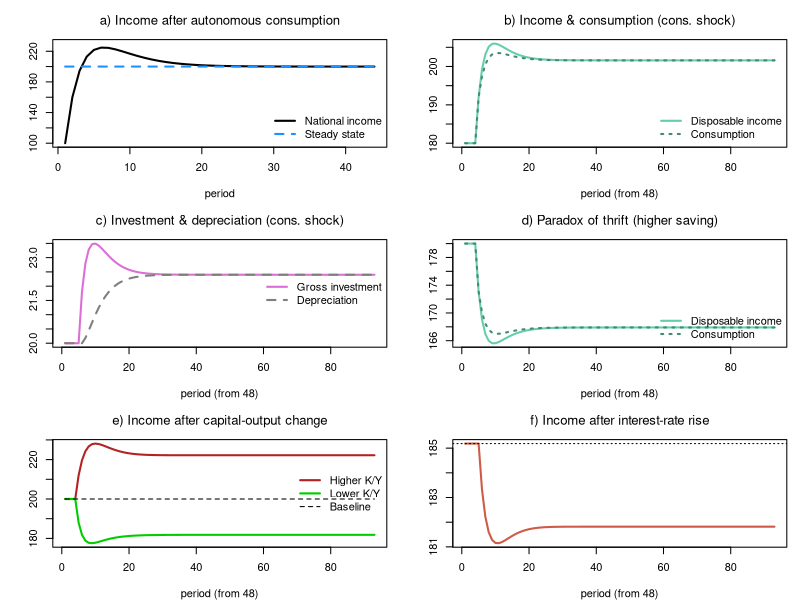

This chart was generated by the following R code:
# *************************************************************************
#  Model BMW (aggregate)
#  Source: Godley & Lavoie, Monetary Economics, chapter 7
#  Author: Marco Veronese Passarella
#  Last change: 04/07/2026
# *************************************************************************

# Clear environment
rm(list = ls(all = TRUE))

# Set model parameters ####
nPeriods    <- 150         # Periods
nScenarios  <- 6           # 1 baseline + 5 experiments
alpha2      <- 0.1         # Propensity to consume out of wealth
delta       <- 0.1         # Depreciation rate
gamma       <- 0.15        # Speed of adjustment of capital to its target
alpha1r     <- 0.5         # Propensity to consume out of interest (scenario 5)
alpha1w     <- 0.75        # Propensity to consume out of wages   (scenario 5)
pr          <- 1           # Labour productivity

# Exogenous variables as matrices (so they can take scenario-specific shocks) ####
alpha0 <- matrix(0,    nScenarios, nPeriods)   # Autonomous consumption
alpha1 <- matrix(0.75, nScenarios, nPeriods)   # Propensity to consume out of income
kappa  <- matrix(1,    nScenarios, nPeriods)   # Target capital-output ratio
rl_bar <- matrix(0.04, nScenarios, nPeriods)   # Policy loan rate

# Create the variables as matrices [scenario, period] ####
Y   <- matrix(0, nScenarios, nPeriods)  # Output / income
C   <- matrix(0, nScenarios, nPeriods)  # Consumption
I   <- matrix(0, nScenarios, nPeriods)  # Investment
K   <- matrix(0, nScenarios, nPeriods)  # Capital stock
KT  <- matrix(0, nScenarios, nPeriods)  # Target capital stock
DA  <- matrix(0, nScenarios, nPeriods)  # Depreciation allowances
L   <- matrix(0, nScenarios, nPeriods)  # Bank loans
M_h <- matrix(0, nScenarios, nPeriods)  # Deposits held by households (= wealth)
M_s <- matrix(0, nScenarios, nPeriods)  # Deposits supplied by banks
YD  <- matrix(0, nScenarios, nPeriods)  # Disposable income
WB  <- matrix(0, nScenarios, nPeriods)  # Wage bill
N   <- matrix(0, nScenarios, nPeriods)  # Employment
w   <- matrix(0.86, nScenarios, nPeriods)  # Wage rate
rl  <- matrix(0.04, nScenarios, nPeriods)  # Loan rate
rm  <- matrix(0.04, nScenarios, nPeriods)  # Deposit rate
Ystar <- matrix(0, nScenarios, nPeriods)   # Analytic steady-state income

# Loop over scenarios ####
for (j in 1:nScenarios) {
  
  # Time loop
  for (i in 2:nPeriods) {
    
    # Shocks ####
    alpha0[j, i] <- 25                                   # autonomous consumption switched on
    if (i >= 52 && j == 2) kappa[j, i]  <- 1.1           # higher target capital-output
    if (i >= 52 && j == 3) kappa[j, i]  <- 0.9           # lower target capital-output
    if (i >= 52 && j == 4) alpha0[j, i] <- 28            # higher autonomous consumption
    if (i >= 52 && j == 5) rl_bar[j, i] <- 0.05          # higher interest rate (uses c(r))
    if (i >= 52 && j == 6) alpha1[j, i] <- 0.74          # higher propensity to save
    
    # Solve the SIMULTANEOUS equations by iteration
    for (iter in 1:100) {
      
      # A) FIRMS ####
      Y[j, i]  = C[j, i] + I[j, i]                                  # GDP (7.5)
      WB[j, i] = Y[j, i] - rl[j, i - 1] * L[j, i - 1] - DA[j, i]    # Wage bill = residual (7.6, 7.7)
      L[j, i]  = L[j, i - 1] + I[j, i] - DA[j, i]                   # Loans finance net investment (7.8)
      N[j, i]  = Y[j, i] / pr                                       # Employment (7.14)
      w[j, i]  = WB[j, i] / N[j, i]                                 # Wage rate (7.15)
      
      # B) HOUSEHOLDS ####
      YD[j, i]  = WB[j, i] + rm[j, i - 1] * M_h[j, i - 1]           # Disposable income (7.9)
      M_h[j, i] = M_h[j, i - 1] + YD[j, i] - C[j, i]                # Deposit accumulation (7.10)
      if (j == 5)                                                   # Consumption (7.16 / 7.16A)
        C[j, i] = alpha0[j, i] + alpha1w * WB[j, i] +
        alpha1r * rm[j, i - 1] * M_h[j, i - 1] + alpha2 * M_h[j, i - 1]
      else
        C[j, i] = alpha0[j, i] + alpha1[j, i] * YD[j, i] + alpha2 * M_h[j, i - 1]
      
      # C) INVESTMENT ####
      K[j, i]  = K[j, i - 1] + I[j, i] - DA[j, i]                   # Capital accumulation (7.17)
      DA[j, i] = delta * K[j, i - 1]                                # Depreciation (7.18)
      KT[j, i] = kappa[j, i] * Y[j, i - 1]                          # Target capital (7.19)
      I[j, i]  = gamma * (KT[j, i] - K[j, i - 1]) + DA[j, i]        # Investment (7.20)
      
      # D) BANKS ####
      M_s[j, i] = M_s[j, i - 1] + (L[j, i] - L[j, i - 1])           # Deposits from loans (7.11)
      rm[j, i]  = rl[j, i]                                          # Deposit rate (7.12)
      rl[j, i]  = rl_bar[j, i]                                      # Loan rate (7.21)
      
      # Analytic steady-state income (for reference)
      Ystar[j, i] = alpha0[j, i] /
        ((1 - alpha1[j, i]) * (1 - delta * kappa[j, i]) - alpha2 * kappa[j, i])
    }
  }
}

# Display the results ####
sfcGap <- max(abs(M_h[1, 2:nPeriods] - M_s[1, 2:nPeriods]))
cat(" ******************************")
cat("\n Max |M_h - M_s| =", sfcGap)
cat("\n ******************************")
cat("\n Baseline steady-state values: \n Y =", round(Y[1, nPeriods], 2),
    "\n K =", round(K[1, nPeriods], 2),
    "\n I =", round(I[1, nPeriods], 2),
    "\n M_h =", round(M_h[1, nPeriods], 2))
cat("\n ******************************")

# Plot the results ####
op = par(mfrow = c(3, 2), mar = c(4, 4, 3, 1))

# 1) Baseline income vs analytic steady state
plot(Y[1, 2:45], type = "l", col = "black", lwd = 2, font.main = 1,
     main = "a) Income after autonomous consumption", xlab = "period", ylab = "",
     ylim = range(100, 230))
lines(Ystar[1, 2:45], col = "dodgerblue", lwd = 2, lty = 2)
legend("bottomright", c("National income", "Steady state"),
       col = c("black", "dodgerblue"), lwd = 2, lty = c(1, 2), bty = "n")

# 2) Disposable income & consumption after autonomous-consumption shock (scenario 4)
plot(YD[4, 48:140], type = "l", col = "aquamarine3", lwd = 2, font.main = 1,
     main = "b) Income & consumption (cons. shock)", xlab = "period (from 48)", ylab = "")
lines(C[4, 48:140], col = "aquamarine4", lwd = 2, lty = 3)
legend("bottomright", c("Disposable income", "Consumption"),
       col = c("aquamarine3", "aquamarine4"), lwd = 2, lty = c(1, 3), bty = "n")

# 3) Investment & depreciation after the same shock (scenario 4)
plot(I[4, 48:140], type = "l", col = "orchid", lwd = 2, font.main = 1,
     main = "c) Investment & depreciation (cons. shock)", xlab = "period (from 48)", ylab = "")
lines(DA[4, 48:140], col = "gray50", lwd = 2, lty = 2)
legend("right", c("Gross investment", "Depreciation"),
       col = c("orchid", "gray50"), lwd = 2, lty = c(1, 2), bty = "n")

# 4) Paradox of thrift: higher propensity to save (scenario 6)
plot(YD[6, 48:140], type = "l", col = "aquamarine3", lwd = 2, font.main = 1,
     main = "d) Paradox of thrift (higher saving)", xlab = "period (from 48)", ylab = "")
lines(C[6, 48:140], col = "aquamarine4", lwd = 2, lty = 3)
legend("bottomright", c("Disposable income", "Consumption"),
       col = c("aquamarine3", "aquamarine4"), lwd = 2, lty = c(1, 3), bty = "n")

# 5) Income after change in target capital-output (scenario 2 vs 3)
yr = range(Y[3, 48:140], Y[2, 48:140])
plot(Y[2, 48:140], type = "l", col = "firebrick", lwd = 2, font.main = 1,
     main = "e) Income after capital-output change", xlab = "period (from 48)", ylab = "",
     ylim = yr)
lines(Y[3, 48:140], col = "green3", lwd = 2)
lines(Y[1, 48:140], col = "black", lwd = 1, lty = 2)
legend("right", c("Higher K/Y", "Lower K/Y", "Baseline"),
       col = c("firebrick", "green3", "black"), lwd = c(2, 2, 1), lty = c(1, 1, 2), bty = "n")

# 6) Income after an interest-rate rise (scenario 5)
plot(Y[5, 48:140], type = "l", col = "coral3", lwd = 2, font.main = 1,
     main = "f) Income after interest-rate rise", xlab = "period (from 48)", ylab = "")
abline(h = Y[5, 48], lty = 3)

par(op)
